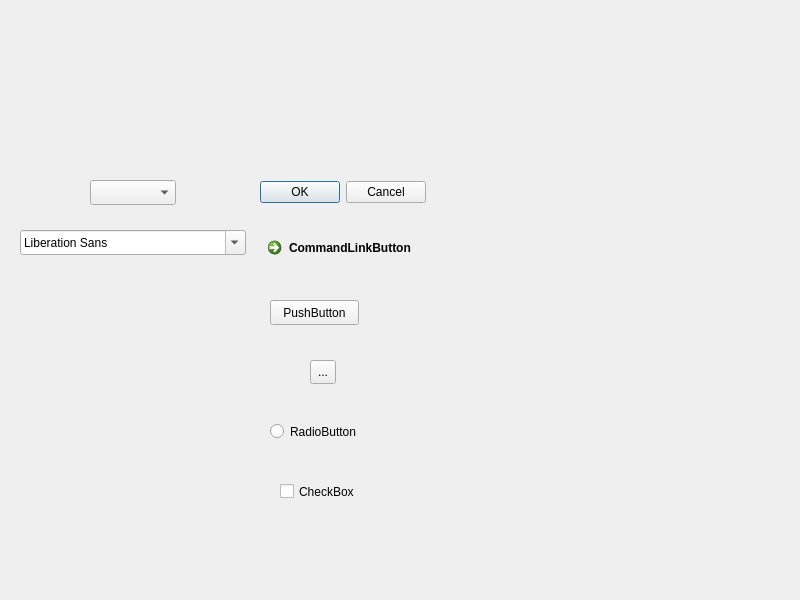
<?xml version="1.0" encoding="UTF-8"?>
<ui version="4.0">
 <class>Widget</class>
 <widget class="QWidget" name="Widget">
  <property name="geometry">
   <rect>
    <x>0</x>
    <y>0</y>
    <width>800</width>
    <height>600</height>
   </rect>
  </property>
  <property name="windowTitle">
   <string>Widget</string>
  </property>
  <widget class="QDialogButtonBox" name="buttonBox">
   <property name="geometry">
    <rect>
     <x>260</x>
     <y>180</y>
     <width>166</width>
     <height>25</height>
    </rect>
   </property>
   <property name="standardButtons">
    <set>QDialogButtonBox::Cancel|QDialogButtonBox::Ok</set>
   </property>
  </widget>
  <widget class="QCommandLinkButton" name="commandLinkButton">
   <property name="geometry">
    <rect>
     <x>260</x>
     <y>230</y>
     <width>177</width>
     <height>41</height>
    </rect>
   </property>
   <property name="text">
    <string>CommandLinkButton</string>
   </property>
  </widget>
  <widget class="QPushButton" name="pushButton">
   <property name="geometry">
    <rect>
     <x>270</x>
     <y>300</y>
     <width>89</width>
     <height>25</height>
    </rect>
   </property>
   <property name="text">
    <string>PushButton</string>
   </property>
  </widget>
  <widget class="QToolButton" name="toolButton">
   <property name="geometry">
    <rect>
     <x>310</x>
     <y>360</y>
     <width>26</width>
     <height>24</height>
    </rect>
   </property>
   <property name="text">
    <string>...</string>
   </property>
  </widget>
  <widget class="QRadioButton" name="radioButton">
   <property name="geometry">
    <rect>
     <x>270</x>
     <y>420</y>
     <width>112</width>
     <height>23</height>
    </rect>
   </property>
   <property name="text">
    <string>RadioButton</string>
   </property>
  </widget>
  <widget class="QCheckBox" name="checkBox">
   <property name="geometry">
    <rect>
     <x>280</x>
     <y>480</y>
     <width>92</width>
     <height>23</height>
    </rect>
   </property>
   <property name="text">
    <string>CheckBox</string>
   </property>
  </widget>
  <widget class="QWidget" name="verticalLayoutWidget">
   <property name="geometry">
    <rect>
     <x>540</x>
     <y>110</y>
     <width>160</width>
     <height>80</height>
    </rect>
   </property>
   <layout class="QVBoxLayout" name="verticalLayout"/>
  </widget>
  <widget class="QWidget" name="formLayoutWidget">
   <property name="geometry">
    <rect>
     <x>470</x>
     <y>320</y>
     <width>160</width>
     <height>80</height>
    </rect>
   </property>
   <layout class="QFormLayout" name="formLayout"/>
  </widget>
  <widget class="QComboBox" name="comboBox">
   <property name="geometry">
    <rect>
     <x>90</x>
     <y>180</y>
     <width>86</width>
     <height>25</height>
    </rect>
   </property>
  </widget>
  <widget class="QFontComboBox" name="fontComboBox">
   <property name="geometry">
    <rect>
     <x>20</x>
     <y>230</y>
     <width>226</width>
     <height>25</height>
    </rect>
   </property>
  </widget>
 </widget>
 <resources/>
 <connections/>
</ui>
